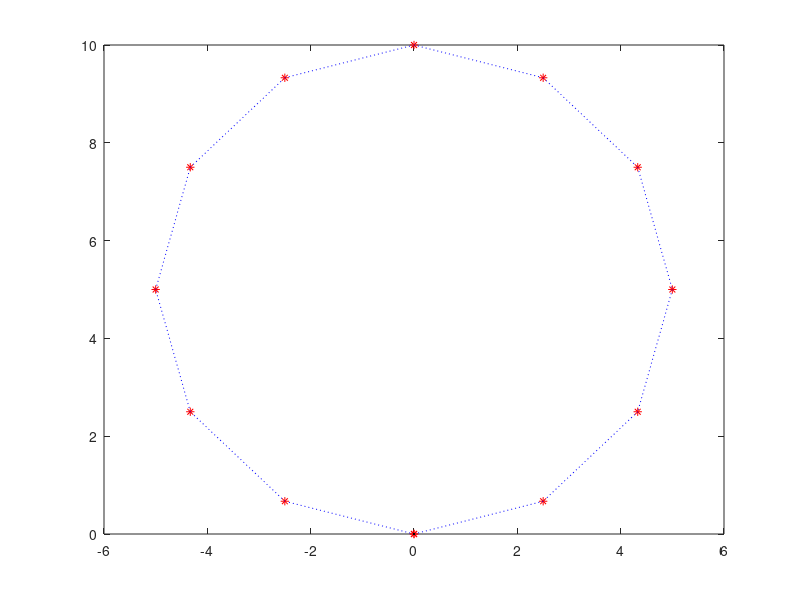

Write MATLAB code to recreate this figure. (Note: this script raises an error after producing the figure.)
% function to perform los algorithm 

close all;
clear;

sampletime=0.01;
% mass and damping matrix
M=[25.8 0 0;
    0 33.8 1;
    0 1 2.76];
D=[2 0 0;
    0 7 0.1;
    0 0.1 0.5];


L=1.255;


% waypoints
wpt=[0 0;
    0.67 -2.5;
    2.5 -4.33;
    5 -5;
    7.5 -4.33;
    9.33 -2.5;
    10 0;
    9.33 2.5;
    7.5 4.33;
    5 5;
    2.5 4.33;
    0.67 2.5;
    0 0
    ];

% capture radius
captureradius=1*L;

ud=0.1; 

% initial condition
x0=0;
y0=0;
theta0=-1.18;
u0=0.1;
v0=0;
r0=0;




totalpnum=size(wpt,1);

figure(1)
for i=1:(totalpnum-1)
    plot(wpt(i,2), wpt(i,1),'r*');hold on;
    plot([wpt(i,2) wpt(i+1,2)], [wpt(i,1) wpt(i+1,1)],':b'); hold on;
end
plot(wpt(totalpnum,2), wpt(totalpnum,1),'r*');hold on;

length=40000;
x=zeros(6,length);
x(:,1)=[x0;
        y0;
        theta0;
        u0;
        v0;
        r0];
tau=zeros(3,length);
dtheta=zeros(1,length);
thetaerror=zeros(1,length);
crosserror=zeros(1,length);
control=zeros(2,length);
integral_error=zeros(10,1);
index_wpt=2;
for i=1:length
    
    plot(x(2,i), x(1,i),'k.');hold on;
    if ((wpt(index_wpt,1)-x(1,i))^2+(wpt(index_wpt,2)-x(2,i))^2)< captureradius^2
        index_wpt=1+index_wpt;
    end
    if index_wpt>totalpnum
        break;
    end
    [dtheta(i), crosserror(i)]=computelospoint(L, wpt(index_wpt-1,1), ...
        wpt(index_wpt-1,2), wpt(index_wpt,1), wpt(index_wpt,2), x(1,i),x(2,i));
    thetaerror(i)=dtheta(i)- x(3,i);
    control(:,i+1)=computepid(x(:,i),ud, dtheta(i),integral_error, control(2,i));
    tau(:,i+1)=estimatethrust(control(2,i+1),control(1,i+1));
    if(abs(dtheta(i)-x(3,i))<pi/30)
        [A, B]=computeA(M,D, x(4:6), dtheta(i), sampletime);
    else
        [A, B]=computeA(M,D, x(4:6), x(3,i), sampletime);
    end
    x(:,i+1)=A*x(:,i)+B*tau(:,i+1);
end
xlabel('East[m]');
ylabel('North[m]');
axis equal;
grid on;


figure(2)
subplot(311)
title('position');
plot(x(1,:));
subplot(312)
plot(x(2,:));
subplot(313)
plot(dtheta,'-r'); hold on
plot(x(3,:),'--k');


figure(3)

subplot(311)
title('velocity');
plot(x(4,:));
subplot(312)
plot(x(5,:));
subplot(313)
plot(x(6,:));


% compute the damping matrix
function C=computeCb(m11,m22,m23,velocity)
C=zeros(3);
C(1,3)=-m22*velocity(2)-m23*velocity(3);
C(3,1)=m22*velocity(2)+m23*velocity(3);
C(2,3)=m11*velocity(1);
C(3,2)=-m11*velocity(1);
end

% compute the A matrix
function [A, B]=computeA(M,D, velocity, theta, sampletime)
% Cb=computeCb(M(1,1),M(2,2),M(2,3),velocity);
Cb=zeros(3,3);
M_inv=inv(M);
Ac=[zeros(3,3) computeJ(theta);
    zeros(3,3) -M_inv*(Cb+D)];
A=eye(6)+sampletime*Ac;
B=sampletime*[zeros(3,3);
               M_inv];

end


% compute the coodinate transform matrix
function J=computeJ(theta)
R=computeR(theta);
J=zeros(3,3);
J(1:2,1:2)=R;
J(3,3)=1;
end

% compute the coodinate transform matrix
function R=computeR(theta)
svalue=sin(theta);
cvalue=cos(theta);
R(1,1)=cvalue;
R(1,2)=-svalue;
R(2,1)=svalue;
R(2,2)=cvalue;
end

% compute the location of LOS point
function [thetalos,e]=computelospoint(r, xk0, yk0, xk, yk, x,y)
%% 坐标系转�?
deltay=yk-yk0;
deltax=xk-xk0;
thetaK=atan(deltay/deltax);
if(deltax<0)
    thetaK=thetaK+pi;
end

R=computeR(thetaK);
eta=R'*[x-xk0; y-yk0];
e=eta(2);
if (e>r) % 没有交点
    thetar=-pi/2;
elseif (e<-r) % 没有交点
    thetar=pi/2;
else % 交点
    thetar=asin(-e/r);
end

thetalos=thetar+thetaK;
end

function tau=estimatethrust(alpha, rotation)
alpha=alpha*180/pi; % in degree
K=2e-5;
Teffective=K*rotation*rotation;
Cy=0.0126*1.1*0.9;
Cx=0.02*Cy;
Fsurge=Teffective*(1-Cx*alpha*alpha);
Fsway=Teffective*Cy*alpha;

tau(1)=Fsurge;
tau(2)=Fsway;
tau(3)=-0.8*Fsway;
end



function control=computepid(x,ud, dtheta,integrel_int, alpha_former)
Psurge=20;
Pyaw=10;
Dyaw=5;
Iyaw=0;


rotation=Psurge*(ud-x(4))+100;
if rotation>320
    rotation=320;
end

error_yaw=x(3)-dtheta;
if error_yaw > pi
    error_yaw = error_yaw-pi*2;
elseif error_yaw < -pi
    error_yaw = error_yaw+pi*2;
end
integrel_int(1:(end-1))=integrel_int(2:end);
integrel_int(end)=(error_yaw);
alpha=Pyaw*error_yaw+Iyaw*sum(integrel_int)+Dyaw*x(6);

Max_alpha=pi/6;
Max_delta_alpha=0.004;

alpha_upper=min(Max_delta_alpha+alpha_former,Max_alpha);
alpha_lower=max(-Max_delta_alpha+alpha_former,-Max_alpha);

if alpha>alpha_upper
    alpha=alpha_upper;
end
if alpha<alpha_lower
    alpha=alpha_lower;
end

control(1)=rotation;
control(2)=alpha;
end
